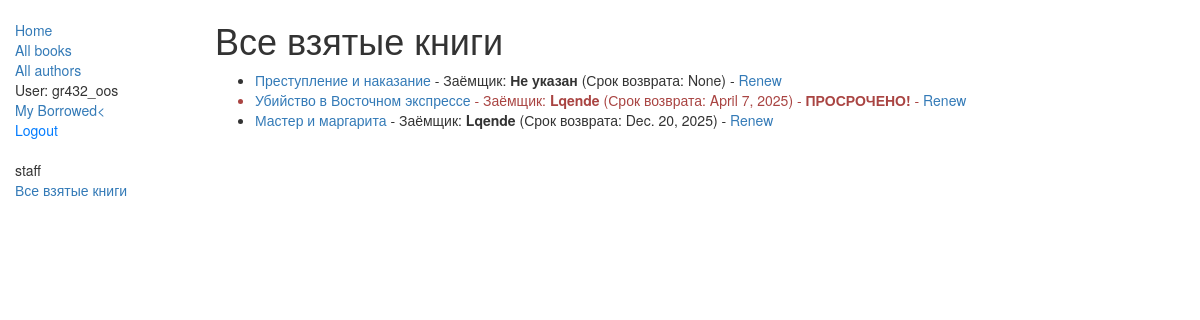
Before: /catalog/all-borrowed/ (signed in) with the older database file.
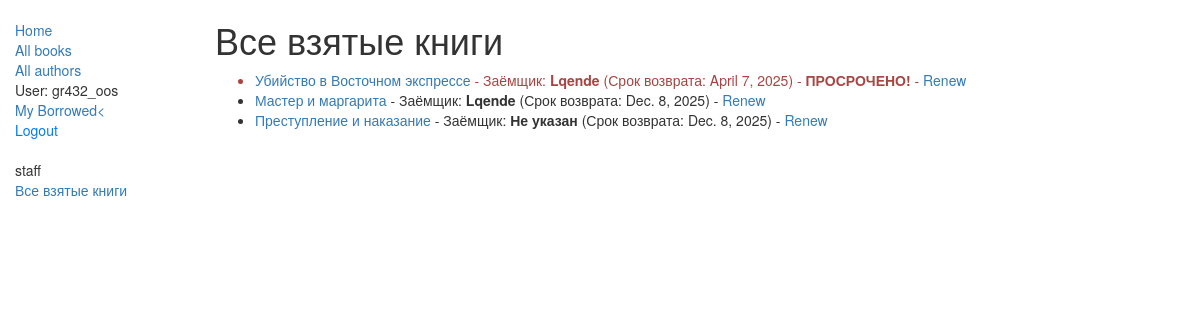
After: the same page with the newer database file.
### catalog/models.py (models this page shows, shortened)
class BookInstance(models.Model):
    id = models.UUIDField(primary_key=True, default=uuid.uuid4, help_text="Unique ID for this particular book across whole library")
    book = models.ForeignKey('Book', on_delete=models.SET_NULL, null=True)
    imprint = models.CharField(max_length=200)
    due_back = models.DateField(null=True, blank=True)
    borrower = models.ForeignKey(User, on_delete=models.SET_NULL, null=True, blank=True)
    LOAN_STATUS = (
        ('m', 'Maintenance'),
        ('o', 'On loan'),
        ('a', 'Available'),
        ('r', 'Reserved'),
    )
    status = models.CharField(max_length=1, choices=LOAN_STATUS, blank=True, default='m', help_text='Book availability')
    @property
    def is_overdue(self):
        if self.due_back and date.today() > self.due_back:
            return True
        return False
    class Meta:
        ordering = ["due_back"]
        permissions = [
            ("can_mark_returned", "Can mark book as returned"),
        ]

class Book(models.Model):
    title = models.CharField(max_length=200)
    author = models.ForeignKey('Author', on_delete=models.SET_NULL, null=True)
    summary = models.TextField(max_length=1000, help_text="Enter a brief description of the book")
    isbn = models.CharField('ISBN',max_length=13, help_text='13 Character <a href="https://www.isbn-international.org/content/what-isbn">ISBN number</a>')
    genre = models.ManyToManyField(Genre, help_text="Select a genre for this book")
    def display_genre(self):
        """
        Creates a string for the Genre. This is required to display genre in Admin.
        """
        return ', '.join([genre.name for genre in self.genre.all()[:3]])
    display_genre.short_description = 'Genre'

### catalog/views.py (the view)
# urls.py: path('all-borrowed/', views.AllBorrowedBooksListView.as_view(), name='all-borrowed'),
class AllBorrowedBooksListView(LoginRequiredMixin, UserPassesTestMixin, generic.ListView):
    model = BookInstance
    template_name = 'catalog/bookinstance_list_all_borrowed.html'
    paginate_by = 10
    def test_func(self):
        return self.request.user.is_staff
    def get_queryset(self):
        return BookInstance.objects.filter(
            status__exact='o'
        ).order_by('due_back')

### catalog/templates/catalog/bookinstance_list_all_borrowed.html
{% extends "base_generic.html" %}
{% block content %}
    <h1>Все взятые книги</h1>
    {% if bookinstance_list %}
    <ul>
        {% for bookinst in bookinstance_list %}
        <li class="{% if bookinst.is_overdue %}text-danger{% endif %}">
            <a href="{% url 'book-detail' bookinst.book.pk %}">{{ bookinst.book.title }}</a>
            - Заёмщик: <strong>{{ bookinst.borrower.get_username|default:"Не указан" }}</strong>
            (Срок возврата: {{ bookinst.due_back }})
            {% if bookinst.is_overdue %}
                - <strong>ПРОСРОЧЕНО!</strong>
            {% endif %}
            {% if perms.catalog.can_mark_returned %}
                - <a href="{% url 'renew-book-librarian' bookinst.id %}">Renew</a>
            {% endif %}
        </li>
        {% endfor %}
    </ul>
    {% else %}
        <p>В настоящее время нет взятых книг.</p>
    {% endif %}
{% endblock %}

### catalog/templates/base_generic.html (shortened to what this page needs)
<!doctype html>
<html lang="en">
  <head>
    <link
      rel="stylesheet"
      href="https://maxcdn.bootstrapcdn.com/bootstrap/3.3.7/css/bootstrap.min.css" />
    {% load static %}
    <link rel="stylesheet" href="{% static 'css/styles.css' %}" />
  </head>
  <body>
    <div class="container-fluid">
      <div class="row">
        <div class="col-sm-2">
          {% block sidebar %}
            <ul class="sidebar-nav">
              <li><a href="{% url 'index' %}">Home</a></li>
              <li><a href="{% url 'books' %}">All books</a></li>
              <li><a href="{% url 'authors' %}">All authors</a></li>
              {% if user.is_authenticated %}
                <li>User: {{ user.get_username }}</li>
                <li><a href="{% url 'my-borrowed' %}">My Borrowed<</a></li>
                <li>
                  <form method="post" action="{% url 'logout' %}" style="display: inline;">
                  <button type="submit" style="background: none; border: none; color: #007bff; padding: 0; cursor: pointer;">
                      Logout
                  </button>
                  </form>
                </li>
              {% if user.is_staff %}
              <ul class="sidebar-nav">
                <li>staff</li>
                <li><a href="{% url 'all-borrowed' %}">Все взятые книги</a></li>
                {% endif %}
              {% else %}
                <li><a href="{% url 'login'%}?next={{request.path}}">Login</a></li>
              {% endif %}
            </ul>
           </ul>
          {% endblock %}
        </div>
        <div class="col-sm-10 ">{% block content %}{% endblock %}
        </div>
      </div>
    </div>
  </body>
</html>

### catalog/static/css/styles.css (style rules this page uses)
.sidebar-nav { margin-top: 20px; padding: 0; list-style: none; }

Changed rows visible on the page:
changed BookInstance "Мастер и маргарита": due_back "Dec. 20, 2025" → "Dec. 8, 2025"
changed BookInstance "Не указан": due_back "None" → "Dec. 8, 2025"; moves down the list
